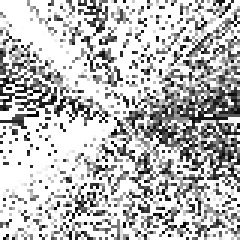
#> input picture thalamus-sorter/00003-layernorm-embeddings/test1_layernorm_rmsnorm_dims2_100k.png, 80 x 80 px, given in place of the camera (shown 3 times larger)
$ python nn_one.py   (older library calls are emulated)
#> lines starting #> are read from the running program, lines starting #| are printed output that depends on the picture
import cv2
import math
import numpy as np
import random

CAMERA_DIM = (64//2, 48//2)

def get_new_coordinates(ix, iy, jx, jy):
    """Gets new set of coordinates closer to each other"""
    # Compute the Euclidean distance between the original points
    d = math.sqrt((ix - jx) ** 2 + (iy - jy) ** 2)
    if d == 0:
        return ix, iy, jx, jy

    # Compute the midpoint of the line segment connecting the original points
    mx = (ix + jx) / 2
    my = (iy + jy) / 2

    # Compute the unit vector in the direction of the line segment connecting the original points
    ux = (jx - ix) / d
    uy = (jy - iy) / d

    # Compute the perpendicular unit vector to the line segment
    vx = -uy
    vy = -ux

    # Compute the coordinates of the new points
    k = math.sqrt(d ** 2 - (d / 2) ** 2)  # distance from midpoint to new points
    new_ix = round(ix + ux)
    new_iy = round(iy + uy)
    new_jx = round(jx - ux)
    new_jy = round(jy - uy)
    return (new_ix, new_iy, new_jx, new_jy)

# Define the sigmoid activation function
def sigmoid(x):
    return 1 / (1 + np.exp(-x))

# Define the derivative of the sigmoid function
def sigmoid_derivative(x):
    return sigmoid(x) * (1 - sigmoid(x))

# [75 lines left out: functions train, pearson_correlation, matrix_correlations_v2, not called in this run]

def correlation(temporal_input, temporal_output, i, j):
    x = temporal_input[i, :]
    y = temporal_output[j, :]
    n = x.size
    if not np.all(np.diff(x)) or not np.all(np.diff(y)):
        return 0
    if np.sum(np.abs(np.diff(x))) < n*0.25:
        return 0
    covariance = np.sum((x - np.mean(x)) * (y - np.mean(y))) / n
    std_dev_x = np.sqrt(np.sum((x - np.mean(x)) ** 2) / n)
    std_dev_y = np.sqrt(np.sum((y - np.mean(y)) ** 2) / n)
    if not std_dev_x * std_dev_y:
        return 0
    correlation = covariance / (std_dev_x * std_dev_y)
    return correlation

def get_gray_image(cap):

    # Capture a frame from the camera
    ret = False

    # Continuously capture frames from the camera until a valid frame is available
    while True:
        # Capture a frame from the camera
        ret, frame = cap.read()

        # Check if the frame is valid
        if ret:
            break
        #cv2.waitKey(10)

    # Resize the frame to a smaller size
    resized_frame = cv2.resize(frame, CAMERA_DIM)

    # Convert the resized frame to grayscale
    gray_frame = cv2.cvtColor(resized_frame, cv2.COLOR_BGR2GRAY)

    # Flatten the grayscale frame to a one-dimensional numpy array
    gray_vector = np.ravel(gray_frame) / 255.0

    return gray_vector

def show(gray_vector):
    # Reshape the flattened grayscale frame to its original size
    gray_frame = np.reshape(gray_vector, (CAMERA_DIM[1], CAMERA_DIM[0]))

    # Normalize the grayscale frame to the range of 0 to 255
    normalized_frame = cv2.normalize(
        gray_frame, None, 0, 255, cv2.NORM_MINMAX, dtype=cv2.CV_8U)

    # Display the normalized frame as an image
    cv2.imshow("Normalized Frame", normalized_frame)
    cv2.waitKey(1)

# [25 lines left out: function sorter, not called in this run]

def sort_weights(temporal_input, temporal_output, W1, input_dim, output_dim):
    i = random.randint(0, input_dim-1)
    j = random.randint(0, output_dim-1)
    rate = 0.01
    corr = correlation(temporal_input, temporal_output, i, j)
    if corr > 0.9:
        print(corr)
        d = rate * (corr)
        W1[i, j] += d
        W1[i] = W1[i] / np.sum(W1[i])

    return True

# [4 lines left out: function coords, not called in this run]

def to_index(x, y, w, h):
    return y*w + x

def tick():
    steps = 3
    input_dim = np.prod(CAMERA_DIM)
    output_dim = input_dim
    temporal_input = np.zeros((input_dim, steps))
    temporal_output = np.zeros((output_dim, steps))
    W1 = np.eye(input_dim, output_dim)
    np.random.shuffle(W1)
    #W1 = np.random.rand(input_dim, output_dim)
    #for i in range(32*10):
    #    for j in range(output_dim):
    #        W1[j, i + CAMERA_DIM[0]*5] = 0
    # Initialize the default camera
    cap = cv2.VideoCapture(0)
    tick = 0
    while True:
        step = tick % steps
        tick += 1
        temporal_input[:, step] = get_gray_image(cap)
        input = temporal_input[:, step]
        z1 = np.dot(input, W1)
        a1 = sigmoid(z1)
        temporal_output[:, step] = z1
        success_sort_count = 0
        if tick > steps:
            for i in range(1000):
                success_sort_count += sort_weights(
                    temporal_input,
                    temporal_output,
                    W1,
                    input_dim,
                    output_dim)
        #print(success_sort_count)
        show(z1)
#> this loop made 31 passes
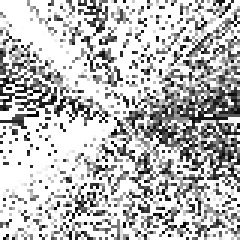
#> input picture thalamus-sorter/00003-layernorm-embeddings/test1_layernorm_rmsnorm_dims2_100k.png, 80 x 80 px, given in place of the camera (shown 3 times larger)
#> pass 1, in get_gray_image, `resized_frame = cv2.resize(frame, CAMERA_DIM)`:
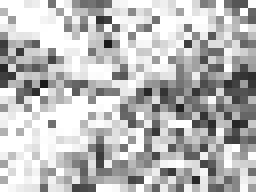
#> resized_frame: shape (24, 32, 3) (shown 8 times larger); min 24, max 255, mean 185.7
#> pass 1, in show, `cv2.imshow("Normalized Frame", normalized_frame)`:
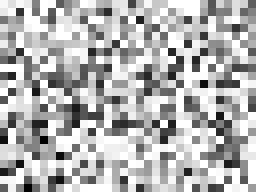
#> window 'Normalized Frame': shape (24, 32) (shown 8 times larger); min 0, max 255, mean 178.5
    cap.release()
    cv2.destroyAllWindows()

if __name__ == '__main__':
    assert get_new_coordinates(1, 1, 1, 1) == (1, 1, 1, 1)
    assert get_new_coordinates(1, 1, 5, 5) == (2, 2, 4, 4)
    assert get_new_coordinates(5, 5, 1, 1) == (4, 4, 2, 2)
    assert get_new_coordinates(-5, -5, 5, 5) == (-4, -4, 4, 4)
    assert get_new_coordinates(1, 1, 1, 2) == (1, 2, 1, 1)
    tick()

$ run again, on thalamus-sorter/00003-layernorm-embeddings/test4_rmsnorm_dims16_500k.png
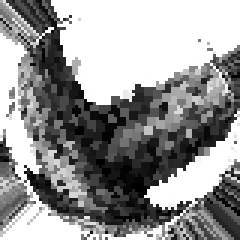
#> input picture thalamus-sorter/00003-layernorm-embeddings/test4_rmsnorm_dims16_500k.png, 80 x 80 px, given in place of the camera (shown 3 times larger)
#> the loop in tick, `while True:` made 31 passes
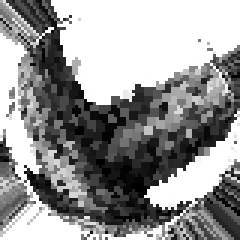
#> input picture thalamus-sorter/00003-layernorm-embeddings/test4_rmsnorm_dims16_500k.png, 80 x 80 px, given in place of the camera (shown 3 times larger)
#> pass 1, in get_gray_image, `resized_frame = cv2.resize(frame, CAMERA_DIM)`:
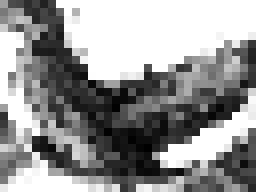
#> resized_frame: shape (24, 32, 3) (shown 8 times larger); min 0, max 255, mean 149.7
#> pass 1, in show, `cv2.imshow("Normalized Frame", normalized_frame)`:
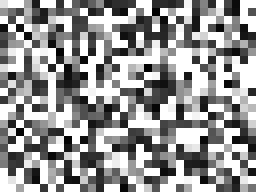
#> window 'Normalized Frame': shape (24, 32) (shown 8 times larger); min 0, max 255, mean 149.7

$ run again, on thalamus-sorter/00003-layernorm-embeddings/test5_rmsnorm_margin0_dims16_500k.png
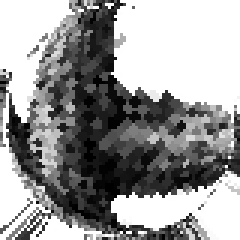
#> input picture thalamus-sorter/00003-layernorm-embeddings/test5_rmsnorm_margin0_dims16_500k.png, 80 x 80 px, given in place of the camera (shown 3 times larger)
#> the loop in tick, `while True:` made 31 passes
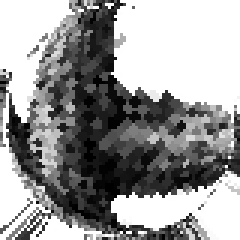
#> input picture thalamus-sorter/00003-layernorm-embeddings/test5_rmsnorm_margin0_dims16_500k.png, 80 x 80 px, given in place of the camera (shown 3 times larger)
#> pass 1, in get_gray_image, `resized_frame = cv2.resize(frame, CAMERA_DIM)`:
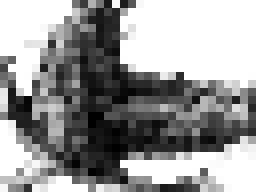
#> resized_frame: shape (24, 32, 3) (shown 8 times larger); min 0, max 255, mean 153.4
#> pass 1, in show, `cv2.imshow("Normalized Frame", normalized_frame)`:
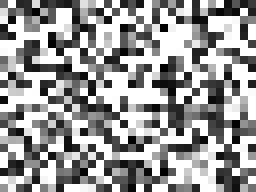
#> window 'Normalized Frame': shape (24, 32) (shown 8 times larger); min 0, max 255, mean 153.4
